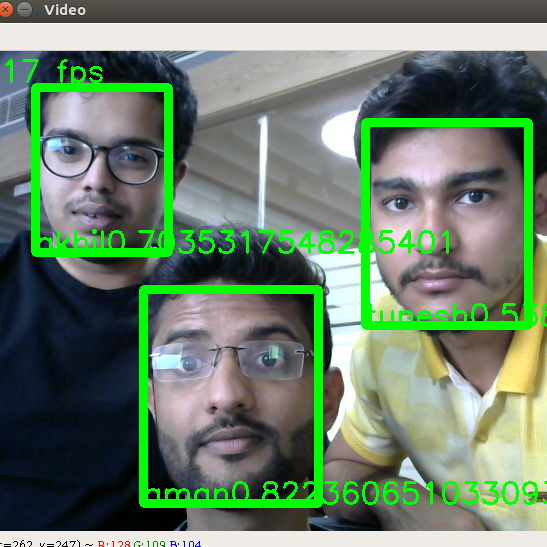
#> input picture images/facerec1.png, 547 x 547 px
$ python resize.py
#> lines starting #> are read from the running program, lines starting #| are printed output that depends on the picture
import cv2

im = cv2.imread('facerec1.png')
#> im is the input picture: shape (547, 547, 3); mean B, G, R 104.7, 127, 105.2
im1 = cv2.resize(im, (300, 300))
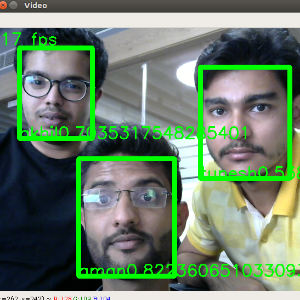
#> im1: shape (300, 300, 3); mean B, G, R 104.6, 127.1, 105.2
cv2.imwrite('recface.png', im1)

$ run again, with images/facegen.png copied over images/facerec1.png
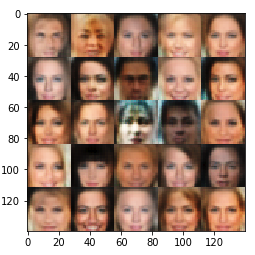
#> input picture images/facegen.png, 255 x 255 px
#> im is the input picture: shape (255, 255, 3); mean B, G, R 128.3, 143.9, 172.1
#> `im1 = cv2.resize(im, (300, 300))`:
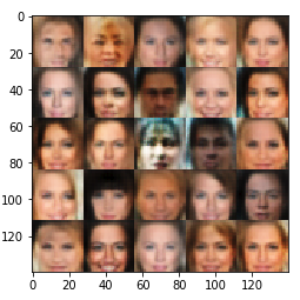
#> im1: shape (300, 300, 3); mean B, G, R 128.2, 143.8, 172

$ run again, with images/facerec.png copied over images/facerec1.png
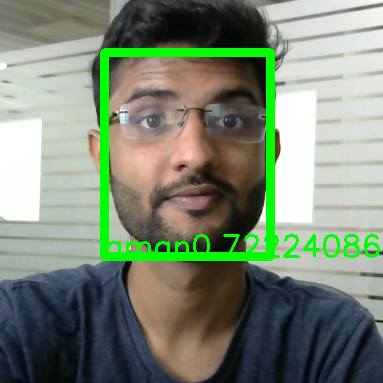
#> input picture images/facerec.png, 383 x 383 px
#> im is the input picture: shape (383, 383, 3); mean B, G, R 115.8, 135.2, 122.8
#> `im1 = cv2.resize(im, (300, 300))`:
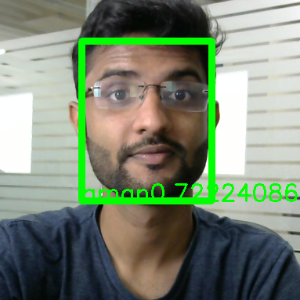
#> im1: shape (300, 300, 3); mean B, G, R 115.7, 135.1, 122.7
